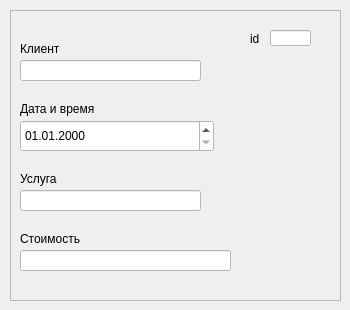
    <widget class="QWidget" name="page_ServicesHist_props">
     <widget class="QFrame" name="frame_2">
      <property name="geometry">
       <rect>
        <x>10</x>
        <y>10</y>
        <width>331</width>
        <height>291</height>
       </rect>
      </property>
      <property name="frameShape">
       <enum>QFrame::StyledPanel</enum>
      </property>
      <property name="frameShadow">
       <enum>QFrame::Raised</enum>
      </property>
      <widget class="QLineEdit" name="tb_servicesHist_id">
       <property name="geometry">
        <rect>
         <x>260</x>
         <y>20</y>
         <width>41</width>
         <height>16</height>
        </rect>
       </property>
       <property name="styleSheet">
        <string notr="true">color: rgb(0, 0, 0);
background-color: rgb(255, 255, 255);</string>
       </property>
      </widget>
      <widget class="QLineEdit" name="tb_servicesHist_client">
       <property name="geometry">
        <rect>
         <x>10</x>
         <y>50</y>
         <width>181</width>
         <height>21</height>
        </rect>
       </property>
       <property name="styleSheet">
        <string notr="true">color: rgb(0, 0, 0);
background-color: rgb(255, 255, 255);</string>
       </property>
      </widget>
      <widget class="QLineEdit" name="tb_servicesHist_service">
       <property name="geometry">
        <rect>
         <x>10</x>
         <y>180</y>
         <width>181</width>
         <height>21</height>
        </rect>
       </property>
       <property name="styleSheet">
        <string notr="true">color: rgb(0, 0, 0);
background-color: rgb(255, 255, 255);</string>
       </property>
      </widget>
      <widget class="QLineEdit" name="tb_servicesHist_cost">
       <property name="geometry">
        <rect>
         <x>10</x>
         <y>240</y>
         <width>211</width>
         <height>21</height>
        </rect>
       </property>
       <property name="styleSheet">
        <string notr="true">color: rgb(0, 0, 0);
background-color: rgb(255, 255, 255);</string>
       </property>
       <property name="inputMask">
        <string>999999</string>
       </property>
      </widget>
      <widget class="QLabel" name="label_client_lname">
       <property name="geometry">
        <rect>
         <x>10</x>
         <y>30</y>
         <width>45</width>
         <height>18</height>
        </rect>
       </property>
       <property name="text">
        <string>Клиент</string>
       </property>
      </widget>
      <widget class="QLabel" name="label_fname">
       <property name="geometry">
        <rect>
         <x>10</x>
         <y>90</y>
         <width>85</width>
         <height>18</height>
        </rect>
       </property>
       <property name="text">
        <string>Дата и время</string>
       </property>
      </widget>
      <widget class="QLabel" name="label_client_patronymic">
       <property name="geometry">
        <rect>
         <x>10</x>
         <y>160</y>
         <width>41</width>
         <height>18</height>
        </rect>
       </property>
       <property name="text">
        <string>Услуга</string>
       </property>
      </widget>
      <widget class="QLabel" name="label_client_phone">
       <property name="geometry">
        <rect>
         <x>10</x>
         <y>220</y>
         <width>68</width>
         <height>18</height>
        </rect>
       </property>
       <property name="text">
        <string>Стоимость</string>
       </property>
      </widget>
      <widget class="QLabel" name="label">
       <property name="geometry">
        <rect>
         <x>240</x>
         <y>20</y>
         <width>12</width>
         <height>18</height>
        </rect>
       </property>
       <property name="text">
        <string>id</string>
       </property>
      </widget>
      <widget class="QDateTimeEdit" name="dtpicker_servicesHist_datetime">
       <property name="geometry">
        <rect>
         <x>10</x>
         <y>110</y>
         <width>194</width>
         <height>32</height>
        </rect>
       </property>
       <property name="styleSheet">
        <string notr="true">background-color: rgb(255, 255, 255);
color: rgb(0, 0, 0);</string>
       </property>
       <property name="displayFormat">
        <string>dd.MM.yyyy</string>
       </property>
      </widget>
     </widget>
    </widget>
